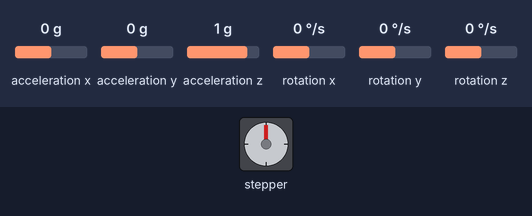
Recording of a sketch running on a simulated Arduino Uno, built with avr-gcc and run on an emulated ATmega328P. On the bench: stepper motor. Wiring (inferred from the names in the program): MPU-6050 motion sensor at I2C address 0x68. The test bench sets the inputs (shaded band); at power-on: acceleration x 0 g, rotation y 0 °/s, acceleration z 1 g, acceleration y 0 g, rotation x 0 °/s, rotation z 0 °/s. Stepper angles assume 2048 steps per turn.

Above: at 3.0 s.
3.1 s: acceleration x set to -1.4 g
At 6.0 s:
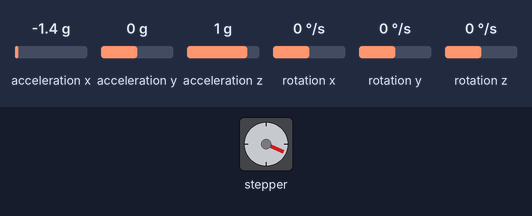
6.1 s: rotation y set to -28 °/s
7.6 s: rotation y set to -31 °/s
9.1 s: acceleration x set to 0 g
At 10.65 s:
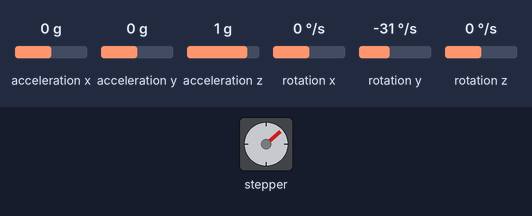
12.1 s: acceleration x set to 0.8 g
At 14.6 s:
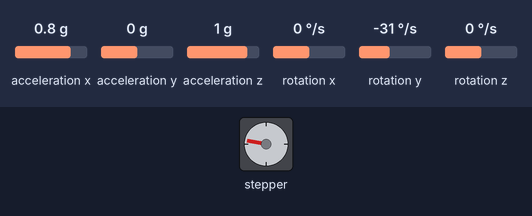
15.1 s: acceleration z set to -1.4 g
At 16.7 s:
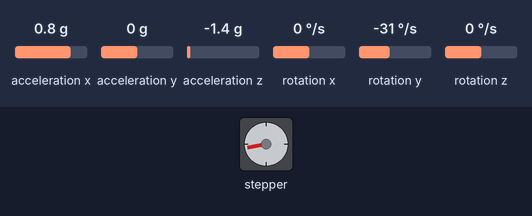
Timing chart, 0 to 18.2 s (numbered marks = the images above; inputs shaded):
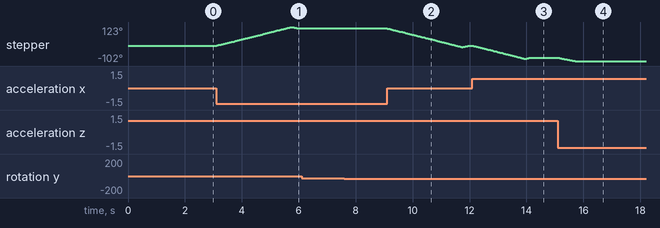

The sketch:

jiaodu.ino
```cpp
#include <Stepper.h>
#include <Kalman.h>
#include <Wire.h>
#include <Math.h>

float fRad2Deg = 57.295779513f; //将弧度转为角度的乘数
const int MPU = 0x68; //MPU-6050的I2C地址
const int nValCnt = 7; //一次读取寄存器的数量
const int stepsPerRevolution = 64;
// 初始化步进电机要使用的Arduino的引脚编号
Stepper myStepper(stepsPerRevolution, 8, 9, 10, 11);
float deltapitch[3],mi;

const int nCalibTimes = 1000; //校准时读数的次数
int calibData[nValCnt]; //校准数据

unsigned long nLastTime = 0; //上一次读数的时间
float fLastRoll = 0.0f; //上一次滤波得到的Roll角
float fLastPitch = 0.0f; //上一次滤波得到的Pitch角
Kalman kalmanRoll; //Roll角滤波器
Kalman kalmanPitch; //Pitch角滤波器

void setup() {
  Serial.begin(9600); //初始化串口，指定波特率
  Wire.begin(); //初始化Wire库
  WriteMPUReg(0x6B, 0); //启动MPU6050设备

  Calibration(); //执行校准
  nLastTime = micros(); //记录当前时间
  // 设置转速，步进/分钟
  myStepper.setSpeed(256);
}

void loop() {
  int readouts[nValCnt];
  ReadAccGyr(readouts); //读出测量值

  float realVals[7];
  Rectify(readouts, realVals); //根据校准的偏移量进行纠正

  //计算加速度向量的模长，均以g为单位
  float fNorm = sqrt(realVals[0] * realVals[0] + realVals[1] * realVals[1] + realVals[2] * realVals[2]);
  float fRoll = GetRoll(realVals, fNorm); //计算Roll角
  if (realVals[1] > 0) {
    fRoll = -fRoll;
  }
  float fPitch = GetPitch(realVals, fNorm); //计算Pitch角
  if (realVals[0] < 0) {
    fPitch = -fPitch;
  }

  //计算两次测量的时间间隔dt，以秒为单位
  unsigned long nCurTime = micros();
  float dt = (double)(nCurTime - nLastTime) / 1000000.0;
  //对Roll角和Pitch角进行卡尔曼滤波
  float fNewRoll = kalmanRoll.getAngle(fRoll, realVals[4], dt);
  float fNewPitch = kalmanPitch.getAngle(fPitch, realVals[5], dt);
  //跟据滤波值计算转过角度
  float deltaRoll = (fNewRoll - fLastRoll);
  float deltaPitch = (fNewPitch - fLastPitch);
  deltapitch[0]=deltaPitch;
  deltapitch[1]=deltaPitch+360;
  deltapitch[2]=deltaPitch-360;
  if(abs(deltaPitch)>abs(deltapitch[1]))
      deltaPitch=deltapitch[1];
  if(abs(deltaPitch)>abs(deltapitch[2]))
      deltaPitch=deltapitch[2];

 //更新Roll角和Pitch角
  fLastRoll = fNewRoll;
  fLastPitch = fNewPitch;
  //更新本次测的时间
  nLastTime = nCurTime;
  if( deltaPitch > 0.0878){
    myStepper.step(-deltaPitch / 0.0878);
    delay(0);
  }
  if( deltaPitch < -0.0878){
    myStepper.step(-deltaPitch / 0.0878);
    delay(0);
  }
}

//向MPU6050写入一个字节的数据
//指定寄存器地址与一个字节的值
void WriteMPUReg(int nReg, unsigned char nVal) {
  Wire.beginTransmission(MPU);
  Wire.write(nReg);
  Wire.write(nVal);
  Wire.endTransmission(true);
}

//从MPU6050读出一个字节的数据
//指定寄存器地址，返回读出的值
unsigned char ReadMPUReg(int nReg) {
  Wire.beginTransmission(MPU);
  Wire.write(nReg);
  Wire.requestFrom(MPU, 1, true);
  Wire.endTransmission(true);
  return Wire.read();
}

//从MPU6050读出加速度计三个分量、温度和三个角速度计
//保存在指定的数组中
void ReadAccGyr(int *pVals) {
  Wire.beginTransmission(MPU);
  Wire.write(0x3B);
  Wire.requestFrom(MPU, nValCnt * 2, true);
  Wire.endTransmission(true);
  for (long i = 0; i < nValCnt; ++i) {
    pVals[i] = Wire.read() << 8 | Wire.read();
  }
}

//对大量读数进行统计，校准平均偏移量
void Calibration()
{
  float valSums[7] = {0.0f, 0.0f, 0.0f, 0.0f, 0.0f, 0.0f, 0.0};
  //先求和
  for (int i = 0; i < nCalibTimes; ++i) {
    int mpuVals[nValCnt];
    ReadAccGyr(mpuVals);
    for (int j = 0; j < nValCnt; ++j) {
      valSums[j] += mpuVals[j];
    }
  }
  //再求平均
  for (int i = 0; i < nValCnt; ++i) {
    calibData[i] = int(valSums[i] / nCalibTimes);
  }
  calibData[2] += 16384; //设芯片Z轴竖直向下，设定静态工作点。
}

//算得Roll角。算法见文档。
float GetRoll(float *pRealVals, float fNorm) {
  float fNormXZ = sqrt(pRealVals[0] * pRealVals[0] + pRealVals[2] * pRealVals[2]);
  float fCos = fNormXZ / fNorm;
  return acos(fCos) * fRad2Deg;
}

//算得Pitch角。算法见文档。
float GetPitch(float *pRealVals, float fNorm) {
  float fNormYZ = sqrt(pRealVals[1] * pRealVals[1] + pRealVals[2] * pRealVals[2]);
  float fCos = fNormYZ / fNorm;
  return acos(fCos) * fRad2Deg;
}

//对读数进行纠正，消除偏移，并转换为物理量。公式见文档。
void Rectify(int *pReadout, float *pRealVals) {
  for (int i = 0; i < 3; ++i) {
    pRealVals[i] = (float)(pReadout[i] - calibData[i]) / 16384.0f;
  }
  pRealVals[3] = pReadout[3] / 340.0f + 36.53;
  for (int i = 4; i < 7; ++i) {
    pRealVals[i] = (float)(pReadout[i] - calibData[i]) / 131.0f;
  }
}
```

Measured:
- after the input at 3.1 s, stepper: turns 123° clockwise in 2.6 s, then 9° counter-clockwise in 0.21 s
- after the input at 6.1 s, every drawn part: stays the same
- after the input at 7.6 s, every drawn part: stays the same
- after the input at 9.1 s, stepper: turns 124° counter-clockwise in 2.6 s, then 9° clockwise in 0.22 s
- after the input at 12.1 s, stepper: turns 86° counter-clockwise in 1.8 s, then 7° clockwise in 0.17 s
- after the input at 15.1 s, stepper: turns 22° counter-clockwise in 0.60 s, starting at once
